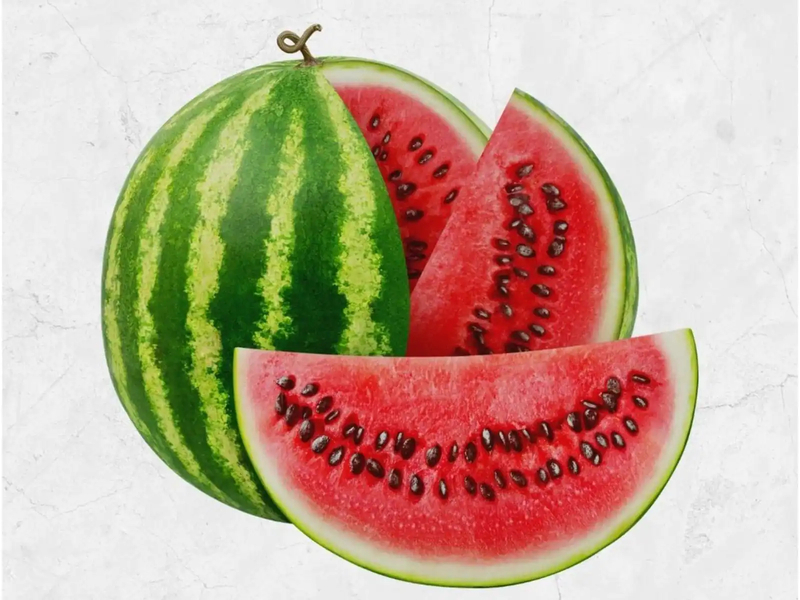
#> input picture ColorImageProcessing/input/watermelon.jpg, 800 x 600 px
$ jupyter execute watermelon2matermelon.ipynb
#> lines starting #> are read from the running program, lines starting #| are printed output that depends on the picture; after the words box and inside, x2 and y2 are one past the last pixel; in counts of white or black regions, pixels touching at a corner belong together
[cell 1]
import cv2
import numpy as np
import matplotlib.pyplot as plt

[cell 2]
import cv2
import numpy as np

# Read the input image
img_watermelon = cv2.imread('input/watermelon.jpg')
#> img_watermelon is the input picture: shape (600, 800, 3); mean B, G, R 150, 170.9, 196.2

# Swap red and green channels where blue is the highest
condition1 = (img_watermelon[:, :, 2] < img_watermelon[:, :, 0]) & (img_watermelon[:, :, 0] > img_watermelon[:, :, 1])
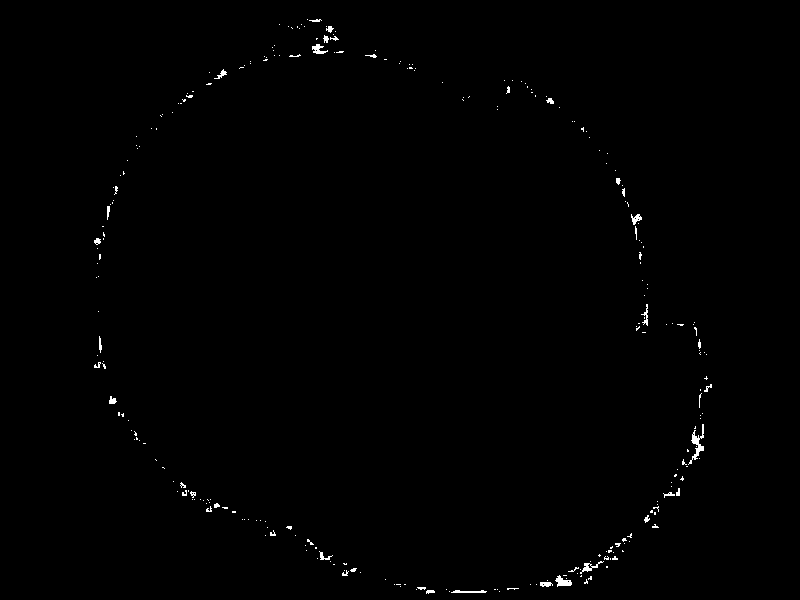
#> condition1: shape (600, 800) bool; 0.49% white in thin lines or dots, all inside (x1, y1, x2, y2) = (94, 19, 712, 594)
img_matermelon1 = img_watermelon.copy()
img_matermelon1[condition1, 0] = img_watermelon[condition1, 1]
#> img_matermelon1: shape (600, 800, 3); 0.49% of pixels changed, all inside (x1, y1, x2, y2) = (94, 19, 712, 594)
img_matermelon1[condition1, 1] = img_watermelon[condition1, 0]
#> img_matermelon1: shape (600, 800, 3); mean B, G, R 150, 170.9, 196.2

# Adjust green channel where blue is the highest
condition2 = (img_watermelon[:, :, 2] < img_watermelon[:, :, 1]) & (img_watermelon[:, :, 1] > img_watermelon[:, :, 0])
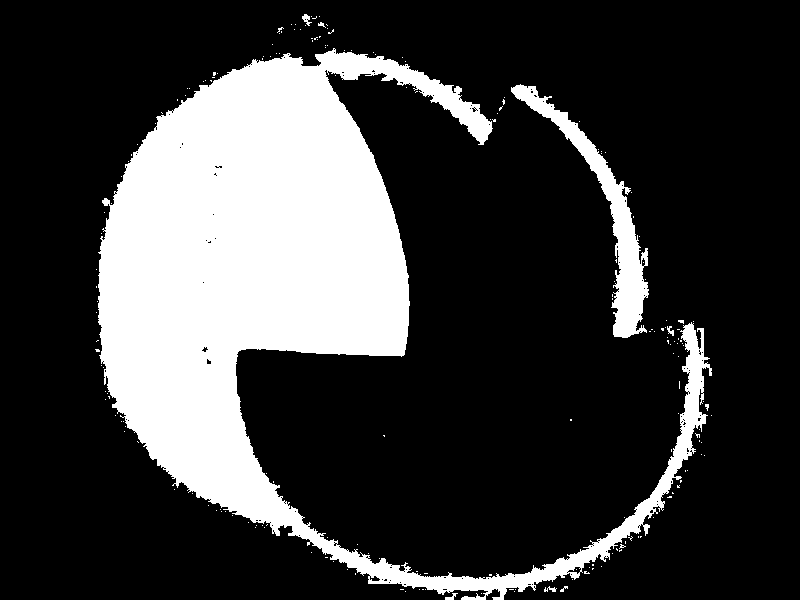
#> condition2: shape (600, 800) bool; 23.2% white; 196 white regions (188 under 20 px), largest, box (x1, y1, x2, y2) and area: (98, 48, 712, 600) 104810, (511, 84, 649, 338) 5845, (302, 14, 312, 26) 57
img_matermelon2 = img_watermelon.copy()
img_matermelon2[condition2, 0] = 255
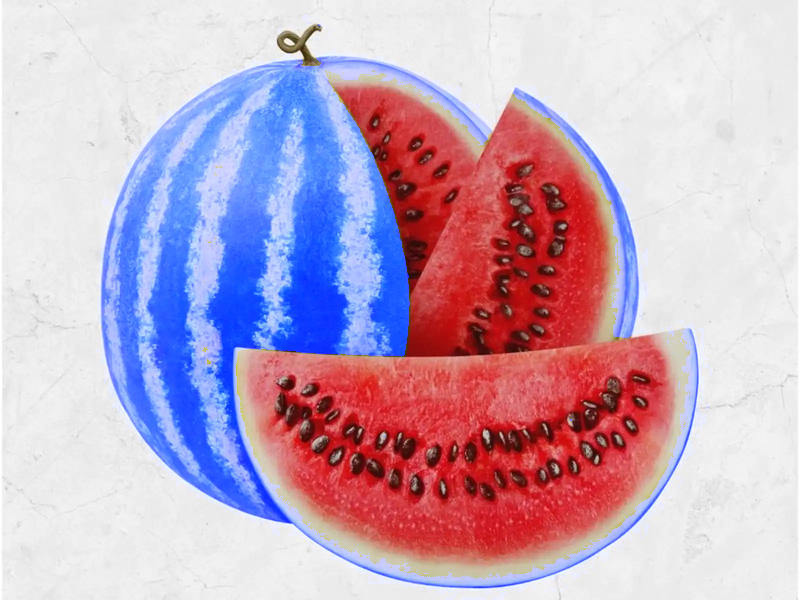
#> img_matermelon2: shape (600, 800, 3); mean B, G, R 193.3, 170.9, 196.2
img_matermelon2[condition2, 1] = np.abs(img_watermelon[condition2, 0] - 20)
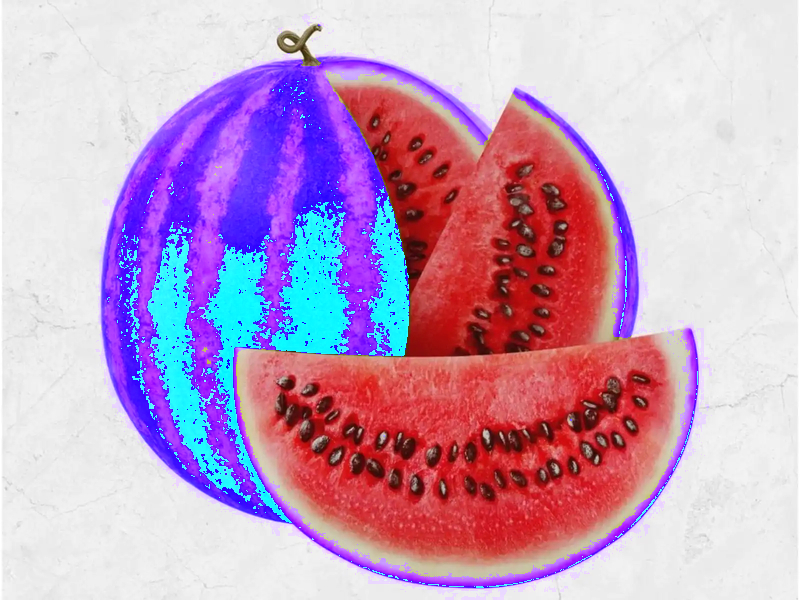
#> img_matermelon2: shape (600, 800, 3); mean B, G, R 193.3, 160.6, 196.2
img_matermelon2[condition2, 2] = np.abs(img_watermelon[condition2, 2] - 20)

# Save the modified images
#cv2.imwrite('output/matermelon1.jpg', img_matermelon1)
#cv2.imwrite('output/matermelon2.jpg', img_matermelon2)

plt.imshow(img_matermelon1, cmap="gray")
plt.imshow(img_matermelon2, cmap="gray")
#> figure, not shown here; B, G, R data is drawn as R, G, B

$ run again, with ColorImageProcessing/input/photo_2024-03-04_12-37-30.jpg copied over ColorImageProcessing/input/watermelon.jpg
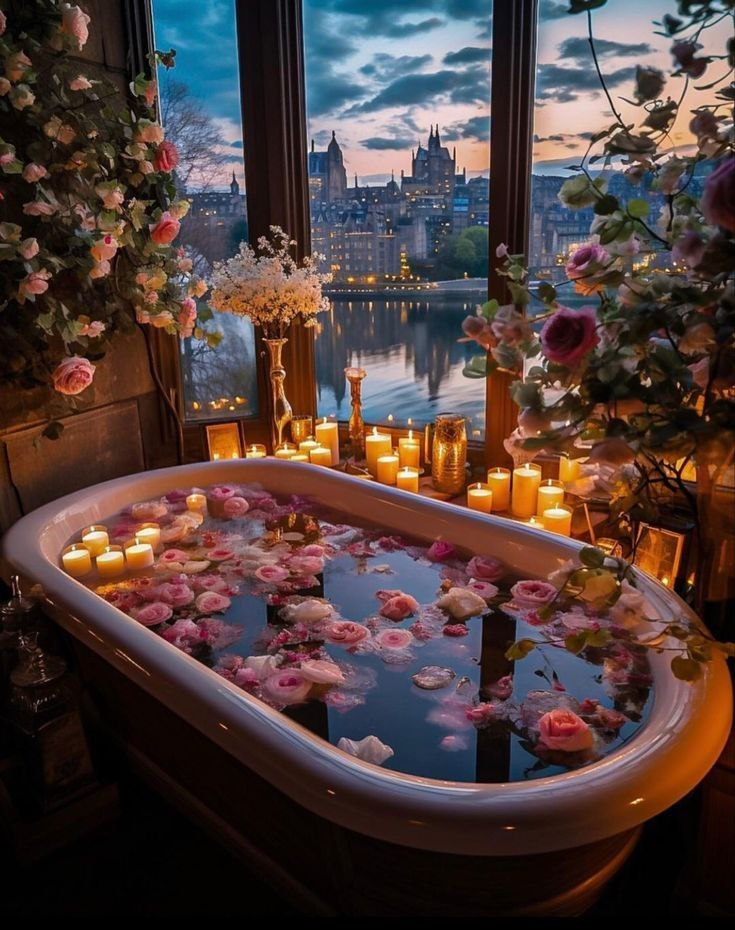
#> input picture ColorImageProcessing/input/photo_2024-03-04_12-37-30.jpg, 735 x 930 px
#> img_watermelon is the input picture: shape (930, 735, 3); mean B, G, R 58.3, 61.4, 79.4
#> `condition1 = (img_watermelon[:, :, 2] < img_watermelon[:, :, 0]) & (im..`:
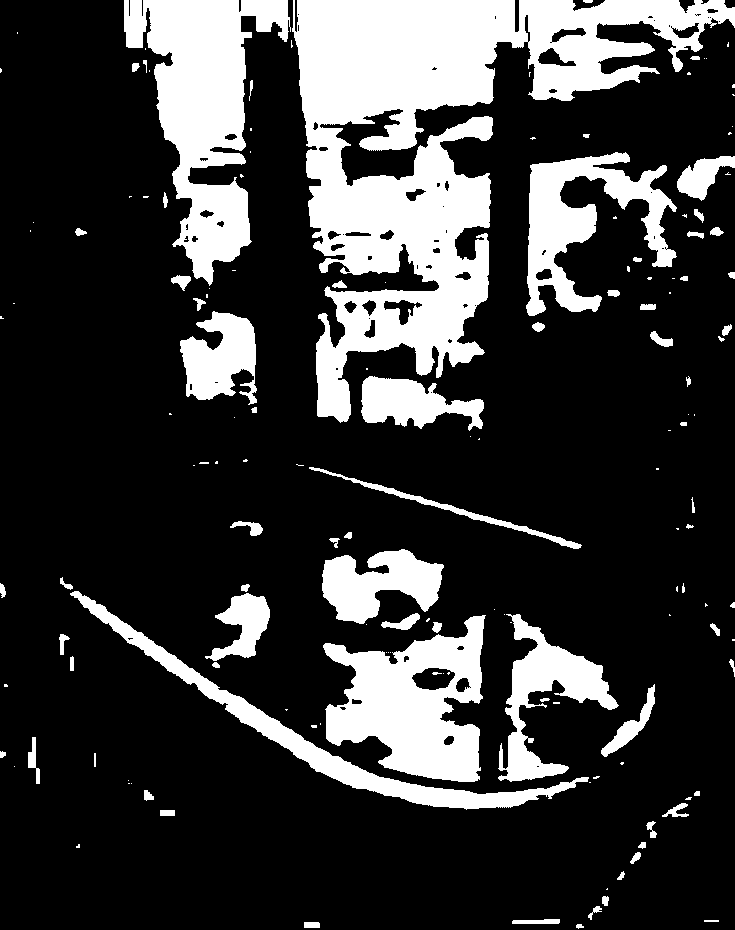
#> condition1: shape (930, 735) bool; 22.5% white; 154 white regions (80 under 20 px), largest, box (x1, y1, x2, y2) and area: (292, 0, 735, 423) 66608, (124, 0, 291, 286) 21430, (323, 615, 486, 782) 15726
#> condition2: shape (930, 735) bool; 1.4% white; 352 white regions (265 under 20 px), largest, box (x1, y1, x2, y2) and area: (606, 199, 649, 243) 1238, (455, 226, 489, 260) 635, (671, 192, 710, 244) 632
#> `img_matermelon2[condition2, 2] = np.abs(img_watermelon[condition2, 2] ..`:
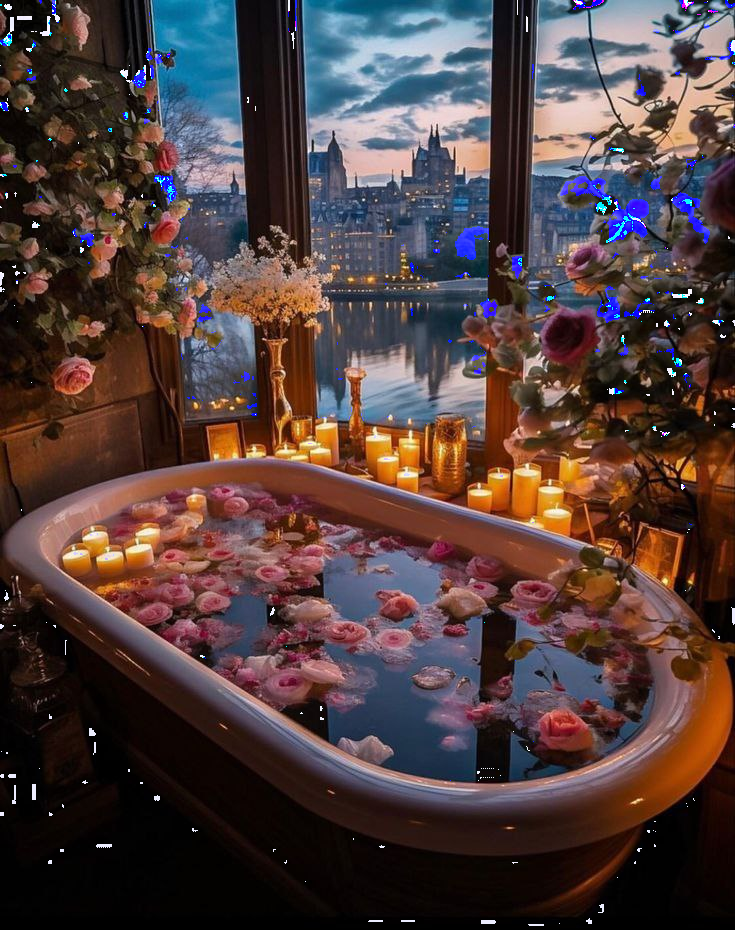
#> img_matermelon2: shape (930, 735, 3); mean B, G, R 61.3, 62.1, 80
